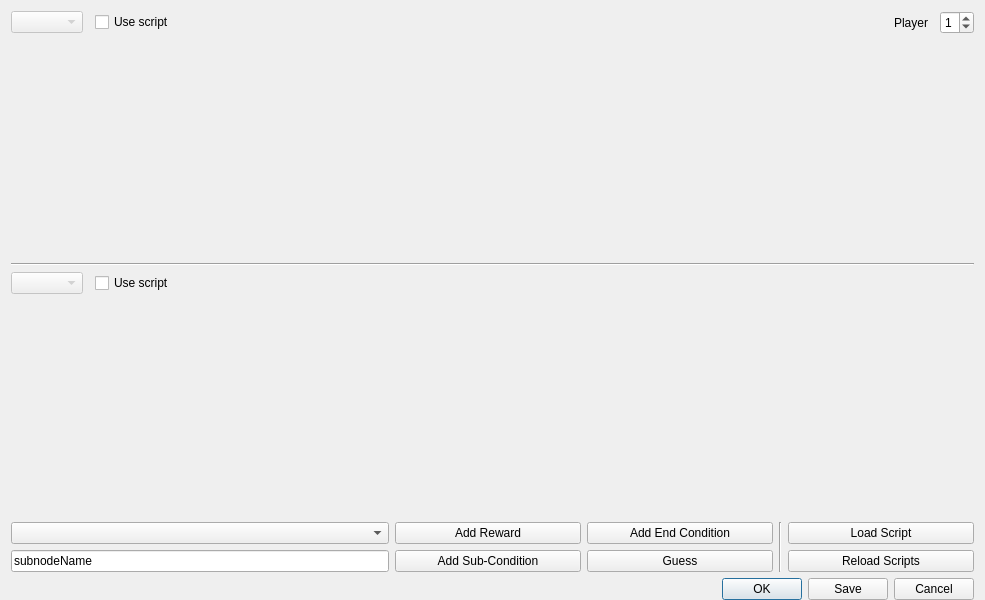
<?xml version="1.0" encoding="UTF-8"?>
<ui version="4.0">
 <class>ScenarioEditor</class>
 <widget class="QDialog" name="ScenarioEditor">
  <property name="geometry">
   <rect>
    <x>0</x>
    <y>0</y>
    <width>985</width>
    <height>600</height>
   </rect>
  </property>
  <property name="sizePolicy">
   <sizepolicy hsizetype="Fixed" vsizetype="Fixed">
    <horstretch>0</horstretch>
    <verstretch>0</verstretch>
   </sizepolicy>
  </property>
  <property name="windowTitle">
   <string>Edit Scenario</string>
  </property>
  <layout class="QGridLayout" name="gridLayout" rowstretch="0,1,0,0,1,0,0,0,0,0,0">
   <property name="bottomMargin">
    <number>0</number>
   </property>
   <item row="0" column="0" colspan="6">
    <layout class="QHBoxLayout" name="horizontalLayout">
     <property name="spacing">
      <number>12</number>
     </property>
     <item>
      <widget class="QComboBox" name="rewardFunc">
       <property name="enabled">
        <bool>false</bool>
       </property>
      </widget>
     </item>
     <item>
      <widget class="QCheckBox" name="rewardFuncUse">
       <property name="sizePolicy">
        <sizepolicy hsizetype="Fixed" vsizetype="Fixed">
         <horstretch>0</horstretch>
         <verstretch>0</verstretch>
        </sizepolicy>
       </property>
       <property name="text">
        <string>Use script</string>
       </property>
      </widget>
     </item>
     <item>
      <spacer name="horizontalSpacer">
       <property name="orientation">
        <enum>Qt::Horizontal</enum>
       </property>
       <property name="sizeHint" stdset="0">
        <size>
         <width>40</width>
         <height>20</height>
        </size>
       </property>
      </spacer>
     </item>
     <item>
      <widget class="QLabel" name="label">
       <property name="text">
        <string>Player</string>
       </property>
      </widget>
     </item>
     <item>
      <widget class="QSpinBox" name="playerId">
       <property name="wrapping">
        <bool>true</bool>
       </property>
       <property name="minimum">
        <number>1</number>
       </property>
       <property name="maximum">
        <number>2</number>
       </property>
      </widget>
     </item>
    </layout>
   </item>
   <item row="7" column="0" colspan="2">
    <widget class="QComboBox" name="variableName"/>
   </item>
   <item row="8" column="0" colspan="2">
    <widget class="QLineEdit" name="doneNodeName">
     <property name="text">
      <string>subnodeName</string>
     </property>
    </widget>
   </item>
   <item row="2" column="0" colspan="6">
    <widget class="Line" name="line">
     <property name="orientation">
      <enum>Qt::Horizontal</enum>
     </property>
    </widget>
   </item>
   <item row="10" column="0" colspan="6">
    <widget class="QDialogButtonBox" name="buttonBox">
     <property name="orientation">
      <enum>Qt::Horizontal</enum>
     </property>
     <property name="standardButtons">
      <set>QDialogButtonBox::Cancel|QDialogButtonBox::Ok|QDialogButtonBox::Save</set>
     </property>
    </widget>
   </item>
   <item row="7" column="3">
    <widget class="QPushButton" name="addDone">
     <property name="text">
      <string>Add End Condition</string>
     </property>
    </widget>
   </item>
   <item row="8" column="5">
    <widget class="QPushButton" name="reloadScripts">
     <property name="text">
      <string>Reload Scripts</string>
     </property>
    </widget>
   </item>
   <item row="7" column="2">
    <widget class="QPushButton" name="addReward">
     <property name="text">
      <string>Add Reward</string>
     </property>
    </widget>
   </item>
   <item row="8" column="2">
    <widget class="QPushButton" name="addDoneNode">
     <property name="text">
      <string>Add Sub-Condition</string>
     </property>
    </widget>
   </item>
   <item row="8" column="3">
    <widget class="QPushButton" name="guess">
     <property name="text">
      <string>Guess</string>
     </property>
    </widget>
   </item>
   <item row="7" column="5">
    <widget class="QPushButton" name="loadScript">
     <property name="text">
      <string>Load Script</string>
     </property>
    </widget>
   </item>
   <item row="7" column="4" rowspan="2">
    <widget class="Line" name="line_2">
     <property name="orientation">
      <enum>Qt::Vertical</enum>
     </property>
    </widget>
   </item>
   <item row="3" column="0" colspan="6">
    <layout class="QHBoxLayout" name="horizontalLayout_2">
     <property name="spacing">
      <number>12</number>
     </property>
     <item>
      <widget class="QComboBox" name="doneFunc">
       <property name="enabled">
        <bool>false</bool>
       </property>
      </widget>
     </item>
     <item>
      <widget class="QCheckBox" name="doneFuncUse">
       <property name="sizePolicy">
        <sizepolicy hsizetype="Fixed" vsizetype="Fixed">
         <horstretch>0</horstretch>
         <verstretch>0</verstretch>
        </sizepolicy>
       </property>
       <property name="text">
        <string>Use script</string>
       </property>
      </widget>
     </item>
     <item>
      <spacer name="horizontalSpacer_2">
       <property name="orientation">
        <enum>Qt::Horizontal</enum>
       </property>
       <property name="sizeHint" stdset="0">
        <size>
         <width>40</width>
         <height>20</height>
        </size>
       </property>
      </spacer>
     </item>
    </layout>
   </item>
   <item row="1" column="0" colspan="6">
    <widget class="QScrollArea" name="scrollArea">
     <property name="sizePolicy">
      <sizepolicy hsizetype="Expanding" vsizetype="Preferred">
       <horstretch>0</horstretch>
       <verstretch>0</verstretch>
      </sizepolicy>
     </property>
     <property name="frameShape">
      <enum>QFrame::NoFrame</enum>
     </property>
     <property name="widgetResizable">
      <bool>true</bool>
     </property>
     <property name="alignment">
      <set>Qt::AlignLeading|Qt::AlignLeft|Qt::AlignTop</set>
     </property>
     <widget class="QWidget" name="reward">
      <property name="geometry">
       <rect>
        <x>0</x>
        <y>0</y>
        <width>961</width>
        <height>24</height>
       </rect>
      </property>
      <property name="sizePolicy">
       <sizepolicy hsizetype="Preferred" vsizetype="Maximum">
        <horstretch>0</horstretch>
        <verstretch>0</verstretch>
       </sizepolicy>
      </property>
      <layout class="QVBoxLayout" name="verticalLayout">
       <property name="spacing">
        <number>0</number>
       </property>
       <item>
        <widget class="QStackedWidget" name="rewardList"/>
       </item>
      </layout>
     </widget>
    </widget>
   </item>
   <item row="4" column="0" colspan="6">
    <widget class="QScrollArea" name="scrollArea_2">
     <property name="sizePolicy">
      <sizepolicy hsizetype="Expanding" vsizetype="Preferred">
       <horstretch>0</horstretch>
       <verstretch>0</verstretch>
      </sizepolicy>
     </property>
     <property name="frameShape">
      <enum>QFrame::NoFrame</enum>
     </property>
     <property name="widgetResizable">
      <bool>true</bool>
     </property>
     <property name="alignment">
      <set>Qt::AlignLeading|Qt::AlignLeft|Qt::AlignTop</set>
     </property>
     <widget class="QWidget" name="doneList">
      <property name="geometry">
       <rect>
        <x>0</x>
        <y>0</y>
        <width>961</width>
        <height>24</height>
       </rect>
      </property>
      <property name="sizePolicy">
       <sizepolicy hsizetype="Preferred" vsizetype="Maximum">
        <horstretch>0</horstretch>
        <verstretch>0</verstretch>
       </sizepolicy>
      </property>
      <layout class="QVBoxLayout" name="verticalLayout_2">
       <property name="spacing">
        <number>0</number>
       </property>
      </layout>
     </widget>
    </widget>
   </item>
  </layout>
 </widget>
 <resources/>
 <connections>
  <connection>
   <sender>buttonBox</sender>
   <signal>accepted()</signal>
   <receiver>ScenarioEditor</receiver>
   <slot>accept()</slot>
   <hints>
    <hint type="sourcelabel">
     <x>248</x>
     <y>254</y>
    </hint>
    <hint type="destinationlabel">
     <x>157</x>
     <y>274</y>
    </hint>
   </hints>
  </connection>
  <connection>
   <sender>buttonBox</sender>
   <signal>rejected()</signal>
   <receiver>ScenarioEditor</receiver>
   <slot>reject()</slot>
   <hints>
    <hint type="sourcelabel">
     <x>316</x>
     <y>260</y>
    </hint>
    <hint type="destinationlabel">
     <x>286</x>
     <y>274</y>
    </hint>
   </hints>
  </connection>
  <connection>
   <sender>doneFuncUse</sender>
   <signal>toggled(bool)</signal>
   <receiver>doneFunc</receiver>
   <slot>setEnabled(bool)</slot>
   <hints>
    <hint type="sourcelabel">
     <x>178</x>
     <y>287</y>
    </hint>
    <hint type="destinationlabel">
     <x>75</x>
     <y>288</y>
    </hint>
   </hints>
  </connection>
  <connection>
   <sender>rewardFuncUse</sender>
   <signal>clicked(bool)</signal>
   <receiver>rewardFunc</receiver>
   <slot>setEnabled(bool)</slot>
   <hints>
    <hint type="sourcelabel">
     <x>178</x>
     <y>36</y>
    </hint>
    <hint type="destinationlabel">
     <x>75</x>
     <y>37</y>
    </hint>
   </hints>
  </connection>
 </connections>
</ui>
